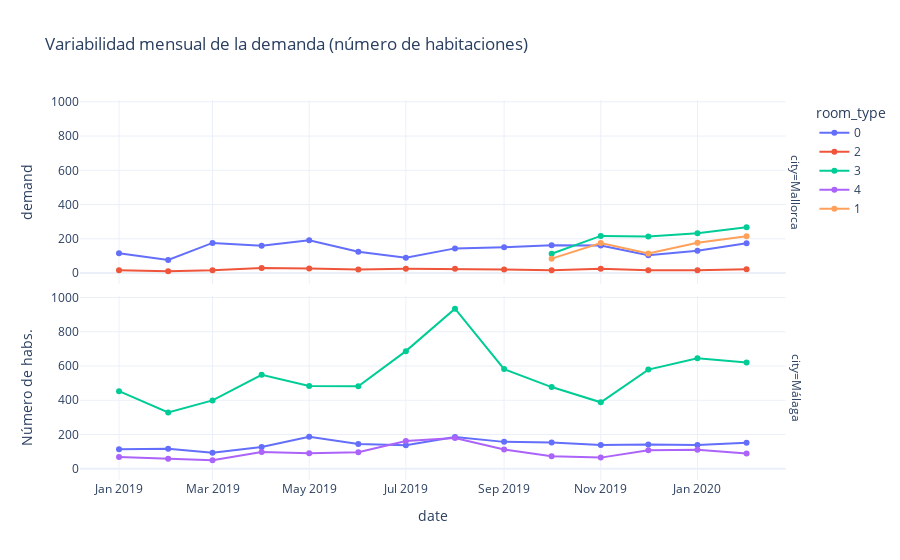

The notebook cell saved with this chart:
### Code cell
# Crear el gráfico de líneas
fig = px.line(df_demand_month, x='checkin_month_year', y='demand',
              title='Variabilidad mensual de la demanda (número de habitaciones)',
              color='room_type',
              facet_row='city',
              labels={'checkin_date_': 'date de check-in'},
              markers=True)

fig.update_layout(xaxis_title='date', yaxis_title='Número de habs.', template='plotly_white')

# Mostrar el gráfico
fig.show()

### Figure 1 — Plotly figure (JSON) as saved in the notebook; plotly's stock layout.template omitted (floating-point values rounded to 4 significant figures)
{"data": [{"hovertemplate": "room_type=0<br>city=Mallorca<br>checkin_month_year=%{x}<br>demand=%{y}<extra></extra>", "legendgroup": "0", "line": {"color": "#636efa", "dash": "solid"}, "marker": {"symbol": "circle"}, "mode": "lines+markers", "name": "0", "orientation": "v", "showlegend": true, "type": "scatter", "x": ["2019-01-01T00:00:00", "2019-02-01T00:00:00", "2019-03-01T00:00:00", "2019-04-01T00:00:00", "2019-05-01T00:00:00", "2019-06-01T00:00:00", "2019-07-01T00:00:00", "2019-08-01T00:00:00", "2019-09-01T00:00:00", "2019-10-01T00:00:00", "2019-11-01T00:00:00", "2019-12-01T00:00:00", "2020-01-01T00:00:00", "2020-02-01T00:00:00"], "xaxis": "x2", "y": [116, 76, 176, 160, 191, 125, 89, 144, 151, 162, 161, 104, 130, 174], "yaxis": "y2"}, {"hovertemplate": "room_type=0<br>city=Málaga<br>checkin_month_year=%{x}<br>demand=%{y}<extra></extra>", "legendgroup": "0", "line": {"color": "#636efa", "dash": "solid"}, "marker": {"symbol": "circle"}, "mode": "lines+markers", "name": "0", "orientation": "v", "showlegend": false, "type": "scatter", "x": ["2019-01-01T00:00:00", "2019-02-01T00:00:00", "2019-03-01T00:00:00", "2019-04-01T00:00:00", "2019-05-01T00:00:00", "2019-06-01T00:00:00", "2019-07-01T00:00:00", "2019-08-01T00:00:00", "2019-09-01T00:00:00", "2019-10-01T00:00:00", "2019-11-01T00:00:00", "2019-12-01T00:00:00", "2020-01-01T00:00:00", "2020-02-01T00:00:00"], "xaxis": "x", "y": [114, 117, 94, 127, 187, 145, 137, 186, 157, 153, 139, 142, 138, 152], "yaxis": "y"}, {"hovertemplate": "room_type=2<br>city=Mallorca<br>checkin_month_year=%{x}<br>demand=%{y}<extra></extra>", "legendgroup": "2", "line": {"color": "#EF553B", "dash": "solid"}, "marker": {"symbol": "circle"}, "mode": "lines+markers", "name": "2", "orientation": "v", "showlegend": true, "type": "scatter", "x": ["2019-01-01T00:00:00", "2019-02-01T00:00:00", "2019-03-01T00:00:00", "2019-04-01T00:00:00", "2019-05-01T00:00:00", "2019-06-01T00:00:00", "2019-07-01T00:00:00", "2019-08-01T00:00:00", "2019-09-01T00:00:00", "2019-10-01T00:00:00", "2019-11-01T00:00:00", "2019-12-01T00:00:00", "2020-01-01T00:00:00", "2020-02-01T00:00:00"], "xaxis": "x2", "y": [17, 10, 16, 29, 26, 21, 25, 25, 21, 17, 25, 16, 16, 22], "yaxis": "y2"}, {"hovertemplate": "room_type=3<br>city=Mallorca<br>checkin_month_year=%{x}<br>demand=%{y}<extra></extra>", "legendgroup": "3", "line": {"color": "#00cc96", "dash": "solid"}, "marker": {"symbol": "circle"}, "mode": "lines+markers", "name": "3", "orientation": "v", "showlegend": true, "type": "scatter", "x": ["2019-10-01T00:00:00", "2019-11-01T00:00:00", "2019-12-01T00:00:00", "2020-01-01T00:00:00", "2020-02-01T00:00:00"], "xaxis": "x2", "y": [113, 217, 214, 233, 267], "yaxis": "y2"}, {"hovertemplate": "room_type=3<br>city=Málaga<br>checkin_month_year=%{x}<br>demand=%{y}<extra></extra>", "legendgroup": "3", "line": {"color": "#00cc96", "dash": "solid"}, "marker": {"symbol": "circle"}, "mode": "lines+markers", "name": "3", "orientation": "v", "showlegend": false, "type": "scatter", "x": ["2019-01-01T00:00:00", "2019-02-01T00:00:00", "2019-03-01T00:00:00", "2019-04-01T00:00:00", "2019-05-01T00:00:00", "2019-06-01T00:00:00", "2019-07-01T00:00:00", "2019-08-01T00:00:00", "2019-09-01T00:00:00", "2019-10-01T00:00:00", "2019-11-01T00:00:00", "2019-12-01T00:00:00", "2020-01-01T00:00:00", "2020-02-01T00:00:00"], "xaxis": "x", "y": [453, 329, 399, 549, 484, 482, 687, 935, 582, 477, 388, 579, 645, 620], "yaxis": "y"}, {"hovertemplate": "room_type=4<br>city=Málaga<br>checkin_month_year=%{x}<br>demand=%{y}<extra></extra>", "legendgroup": "4", "line": {"color": "#ab63fa", "dash": "solid"}, "marker": {"symbol": "circle"}, "mode": "lines+markers", "name": "4", "orientation": "v", "showlegend": true, "type": "scatter", "x": ["2019-01-01T00:00:00", "2019-02-01T00:00:00", "2019-03-01T00:00:00", "2019-04-01T00:00:00", "2019-05-01T00:00:00", "2019-06-01T00:00:00", "2019-07-01T00:00:00", "2019-08-01T00:00:00", "2019-09-01T00:00:00", "2019-10-01T00:00:00", "2019-11-01T00:00:00", "2019-12-01T00:00:00", "2020-01-01T00:00:00", "2020-02-01T00:00:00"], "xaxis": "x", "y": [69, 58, 50, 98, 90, 96, 162, 180, 112, 73, 65, 108, 111, 89], "yaxis": "y"}, {"hovertemplate": "room_type=1<br>city=Mallorca<br>checkin_month_year=%{x}<br>demand=%{y}<extra></extra>", "legendgroup": "1", "line": {"color": "#FFA15A", "dash": "solid"}, "marker": {"symbol": "circle"}, "mode": "lines+markers", "name": "1", "orientation": "v", "showlegend": true, "type": "scatter", "x": ["2019-10-01T00:00:00", "2019-11-01T00:00:00", "2019-12-01T00:00:00", "2020-01-01T00:00:00", "2020-02-01T00:00:00"], "xaxis": "x2", "y": [84, 175, 114, 177, 215], "yaxis": "y2"}], "layout": {"annotations": [{"font": {}, "showarrow": false, "text": "city=Málaga", "textangle": 90, "x": 0.98, "xanchor": "left", "xref": "paper", "y": 0.2425, "yanchor": "middle", "yref": "paper"}, {"font": {}, "showarrow": false, "text": "city=Mallorca", "textangle": 90, "x": 0.98, "xanchor": "left", "xref": "paper", "y": 0.7575, "yanchor": "middle", "yref": "paper"}], "legend": {"title": {"text": "room_type"}, "tracegroupgap": 0}, "title": {"text": "Variabilidad mensual de la demanda (número de habitaciones)"}, "xaxis": {"anchor": "y", "domain": [0, 0.98], "title": {"text": "date"}}, "xaxis2": {"anchor": "y2", "domain": [0, 0.98], "matches": "x", "showticklabels": false}, "yaxis": {"anchor": "x", "domain": [0, 0.485], "title": {"text": "Número de habs."}}, "yaxis2": {"anchor": "x2", "domain": [0.515, 1], "matches": "y", "title": {"text": "demand"}}}}
